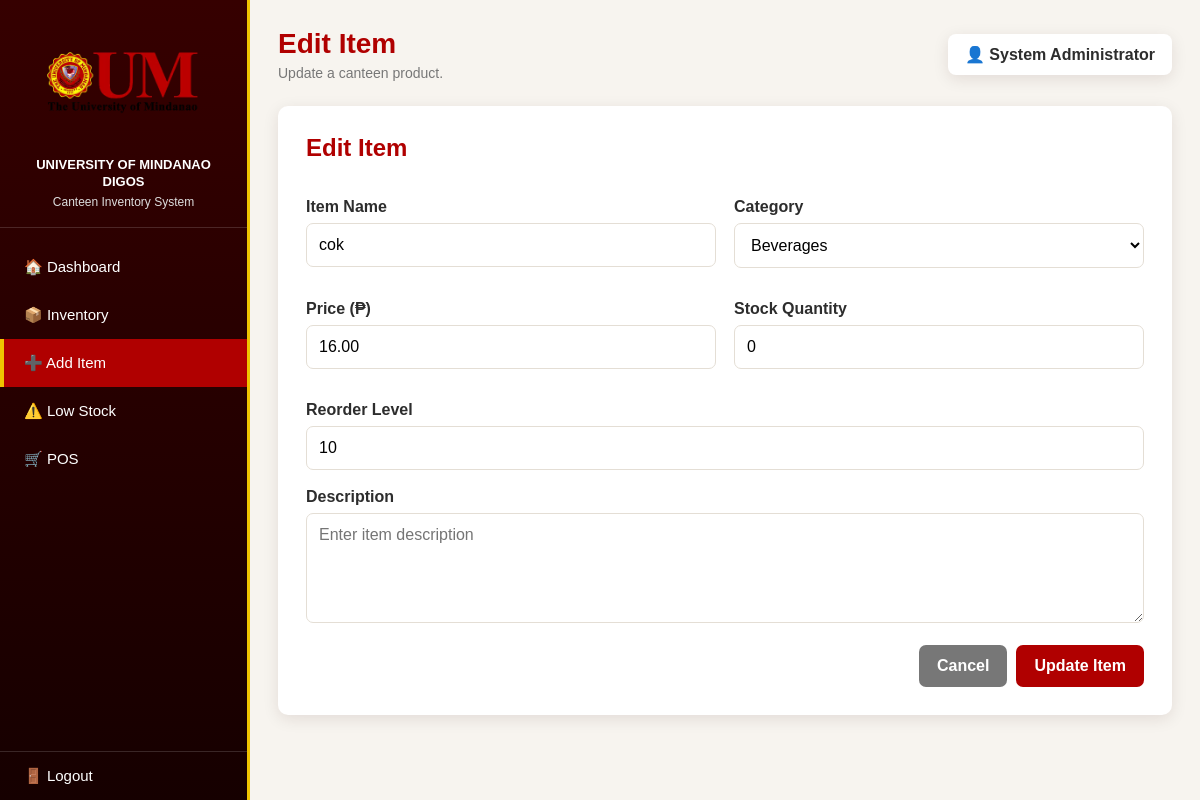
Screenshot of /add-item.php?edit=1 (signed in) with the database file from the repository.
### tables this page shows
CREATE TABLE `items` (
  `item_id` int(11) NOT NULL,
  `name` varchar(100) NOT NULL,
  `category_id` int(11) DEFAULT NULL,
  `price` decimal(10,2) NOT NULL DEFAULT 0.00,
  `stock` int(11) NOT NULL DEFAULT 0,
  `description` text DEFAULT NULL,
  `reorder_level` int(11) DEFAULT 10,
  `created_by` int(11) DEFAULT NULL,
  `created_at` datetime DEFAULT current_timestamp(),
  `updated_by` int(11) DEFAULT NULL,
  `updated_at` datetime DEFAULT NULL
);

CREATE TABLE `categories` (
  `category_id` int(11) NOT NULL,
  `name` varchar(50) NOT NULL,
  `description` text DEFAULT NULL,
  `created_at` datetime DEFAULT current_timestamp()
);

### functions.php (called while the page is built, shortened)
<?php
function getCategories($pdo) {
    $stmt = $pdo->query("SELECT * FROM categories ORDER BY name");
    return $stmt->fetchAll();
}
function getItemById($pdo, $id) {
    $stmt = $pdo->prepare("
        SELECT i.*, c.name as category_name
        FROM items i
        LEFT JOIN categories c ON i.category_id = c.category_id
        WHERE i.item_id = ?
    ");
    $stmt->execute([$id]);
    return $stmt->fetch();
}
?>

### add-item.php (the view, shortened to what this page needs)
<?php
require_once 'database.php';
require_once 'functions.php';
$pdo = getDBConnection();
$categories = getCategories($pdo);
$item = null;
$isEdit = false;
$editId = $_GET['edit'] ?? null;
if ($editId) {
    $isEdit = true;
    $item = getItemById($pdo, $editId);
}
?>
<!DOCTYPE html>
<html lang="en">
<head>
    <link rel="stylesheet" href="style.css">
</head>
<body>
<div class="layout">
    <aside class="sidebar">
        <div class="sidebar-logo">
            <div class="logo-frame"><img src="assets/um-logo.png" alt="University of Mindanao logo"></div>
            <div class="university-name">UNIVERSITY OF MINDANAO DIGOS</div>
            <div class="system-name">Canteen Inventory System</div>
        </div>
        <nav class="menu">
            <button onclick="location.href='dashboard.php'">🏠 Dashboard</button>
            <button onclick="location.href='inventory.php'">📦 Inventory</button>
            <button class="active" onclick="location.href='add-item.php'">➕ Add Item</button>
            <button onclick="location.href='inventory.php?filter=low'">⚠️ Low Stock</button>
            <button onclick="location.href='pos.php'">🛒 POS</button>
        </nav>
        <button class="logout" onclick="location.href='logout.php'">🚪 Logout</button>
    </aside>
    <main class="main-content">
        <header class="topbar">
            <div><h1><?= $isEdit ? 'Edit' : 'Add' ?> Item</h1><p><?= $isEdit ? 'Update' : 'Add or edit' ?> a canteen product.</p></div>
            <div class="admin">👤 <strong><?= htmlspecialchars($_SESSION['full_name'] ?? 'Admin') ?></strong></div>
        </header>
        <section class="form-box">
            <h2><?= $isEdit ? 'Edit Item' : 'Add New Item' ?></h2>
            <form method="POST" action="">
                <div class="form-row">
                    <div class="form-group">
                        <label class="form-label" for="name">Item Name</label>
                        <input class="form-control" id="name" name="name" type="text" placeholder="Example: Rice" required value="<?= htmlspecialchars($item['name'] ?? '') ?>">
                    </div>
                    <div class="form-group">
                        <label class="form-label" for="category_id">Category</label>
                        <select class="form-control" id="category_id" name="category_id" required>
                            <?php foreach ($categories as $category): ?>
                                <option value="<?= $category['category_id'] ?>" <?= (isset($item) && $item['category_id'] == $category['category_id']) ? 'selected' : '' ?>>
                                    <?= htmlspecialchars($category['name']) ?>
                                </option>
                            <?php endforeach; ?>
                        </select>
                    </div>
                </div>
                <div class="form-row">
                    <div class="form-group">
                        <label class="form-label" for="price">Price (₱)</label>
                        <input class="form-control" id="price" name="price" type="number" min="0" step="0.01" required value="<?= htmlspecialchars($item['price'] ?? '') ?>">
                    </div>
                    <div class="form-group">
                        <label class="form-label" for="stock">Stock Quantity</label>
                        <input class="form-control" id="stock" name="stock" type="number" min="0" step="1" required value="<?= htmlspecialchars($item['stock'] ?? '') ?>">
                    </div>
                </div>
                <div class="form-group">
                    <label class="form-label" for="reorder_level">Reorder Level</label>
                    <input class="form-control" id="reorder_level" name="reorder_level" type="number" min="0" step="1" value="<?= htmlspecialchars($item['reorder_level'] ?? 10) ?>">
                </div>
                <div class="form-group">
                    <label class="form-label" for="description">Description</label>
                    <textarea class="form-control" id="description" name="description" placeholder="Enter item description"><?= htmlspecialchars($item['description'] ?? '') ?></textarea>
                </div>
                <div class="form-buttons">
                    <a class="secondary-button" href="inventory.php">Cancel</a>
                    <button class="primary-button" type="submit"><?= $isEdit ? 'Update Item' : 'Save Item' ?></button>
                </div>
            </form>
        </section>
    </main>
</div>
</body>
</html>

### style.css (style rules this page uses)
:root { --um-red: #b00000; --um-dark-red: #780000; --um-deep: #300000; --um-gold: #f0c400; --bg: #f7f4ef; --white: #ffffff; --text: #2d2d2d; --muted: #777; --border: #e4ded5; --green: #238636; --orange: #c77700; --danger: #c62828; --shadow: 0 4px 16px rgba(48, 0, 0, 0.10); }
* { box-sizing: border-box; margin: 0; padding: 0; font-family: Arial, Helvetica, sans-serif; }
body { background: var(--bg); color: var(--text); }
button, input, select, textarea { font: inherit; }
button, a { -webkit-tap-highlight-color: transparent; }
.logo-frame { background: #000; border-radius: 8px; padding: 8px; display: inline-block; }
.form-label { display: block; text-align: left; font-weight: bold; margin: 14px 0 7px; }
.form-control { width: 100%; padding: 12px; border: 1px solid var(--border); border-radius: 7px; outline: none; background: #fff; }
textarea.form-control { min-height: 110px; resize: vertical; }
.primary-button { border: 0; background: var(--um-red); color: #fff; padding: 12px 18px; border-radius: 7px; cursor: pointer; font-weight: bold; transition: .2s; text-decoration: none; display: inline-block; }
.secondary-button { border: 0; background: #777; color: #fff; padding: 12px 18px; border-radius: 7px; cursor: pointer; font-weight: bold; transition: .2s; text-decoration: none; display: inline-block; }
.layout { min-height: 100vh; display: flex; }
.sidebar { width: 250px; min-height: 100vh; position: fixed; inset: 0 auto 0 0; background: linear-gradient(180deg, #360000, #160000); color: #fff; display: flex; flex-direction: column; z-index: 10; border-right: 3px solid var(--um-gold); }
.sidebar-logo { padding: 18px 15px; text-align: center; border-bottom: 1px solid rgba(255,255,255,.15); }
.sidebar-logo .logo-frame { max-width: 210px; background: transparent; padding: 0; }
.sidebar-logo img { width: 100%; display: block; }
.university-name { color: #fff; font-weight: bold; font-size: 13px; margin-top: 9px; line-height: 1.3; }
.system-name { color: #ddd; font-size: 12px; margin-top: 4px; }
.menu { padding-top: 15px; flex: 1; }
.menu button { width: 100%; border: 0; background: transparent; color: #fff; text-align: left; padding: 15px 24px; cursor: pointer; transition: .2s; font-size: 15px; }
.menu button.active { background: var(--um-red); border-left: 4px solid var(--um-gold); padding-left: 20px; }
.logout { width: 100%; border: 0; background: transparent; color: #fff; text-align: left; padding: 15px 24px; cursor: pointer; transition: .2s; font-size: 15px; margin-top: auto; border-top: 1px solid rgba(255,255,255,.15); }
.main-content { margin-left: 250px; padding: 28px; flex: 1; min-height: 100vh; }
.topbar { display: flex; justify-content: space-between; align-items: center; margin-bottom: 25px; gap: 15px; flex-wrap: wrap; }
.topbar h1 { color: var(--um-red); margin-bottom: 5px; font-size: 28px; }
.topbar p { color: var(--muted); font-size: 14px; }
.admin { background: #fff; padding: 11px 17px; border-radius: 8px; box-shadow: var(--shadow); white-space: nowrap; }
.form-box { background: #fff; border-radius: 10px; box-shadow: var(--shadow); padding: 28px; max-width: 900px; }
.form-box h2 { color: var(--um-red); margin-bottom: 22px; }
.form-row { display: grid; grid-template-columns: 1fr 1fr; gap: 18px; }
.form-group { margin-bottom: 18px; }
.form-buttons { display: flex; justify-content: flex-end; gap: 9px; margin-top: 8px; }

### rows the page displays
items: name "cok", category_id "Beverages", price "16.00", stock "0", reorder_level "10"

### other values shown
$_SESSION['full_name'] "System Administrator"
